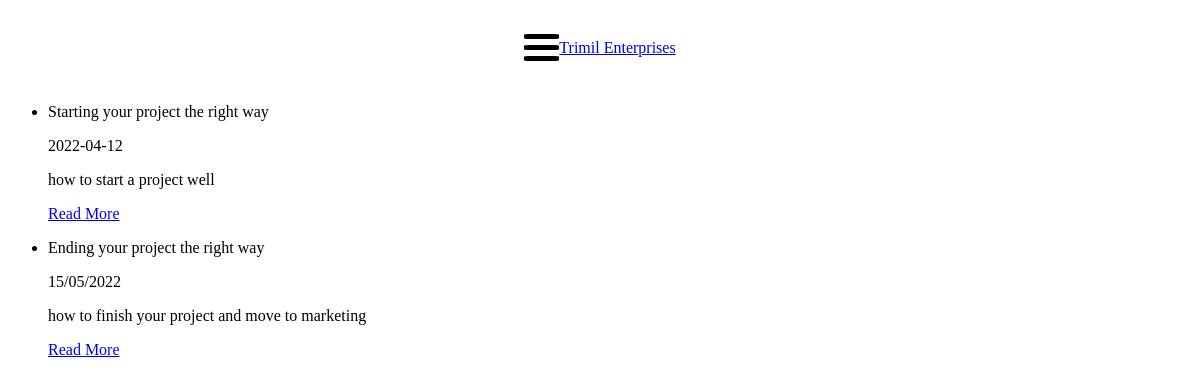
Page /blog on the committed database.
### tables this page shows
CREATE TABLE BlogPosts (ID INTEGER PRIMARY KEY AUTOINCREMENT NOT NULL, Title TEXT, Date DATE, Summary TEXT, Content TEXT);

### app.py (the view)
@app.route("/blog",methods=["GET","POST"])
def blog():
  conn=get_database_connection()
  posts = conn.execute("SELECT * FROM BlogPosts").fetchall()
  conn.close()
  return render_template("blog-home.html", posts = posts )

### app.py (called while the page is built)
def get_database_connection():
  conn = sql.connect('TrimilEnterprises.db')
  conn.row_factory = sql.Row
  return conn

### templates/blog-home.html
{% extends "layout.html"%}
{% block body %}
<ul>
  {% for post in posts %}
  <li class="blog-post">
    <p class="blog-post-title">{{post.title}}</p>
    <p class="blog-post-date">{{post.date}}</p>
    <P class="blog-post-summary">{{post.summary}}</P>
    <a href="/blog/{{post.id}}">Read More</a>
  </li>
  {% endfor %}
</ul>
{% endblock %}

### static/styles/styles.css (style rules this page uses)
:root { --blue: #2E5073; --white: #FFFFFF; --grey: #c5c4c4; }
* { box-sizing:border-box }

### rows in the picture
BlogPosts: title "Starting your project the right way", date "2022-04-12", summary "how to start a project well"
BlogPosts: title "Ending your project the right way", date "15/05/2022", summary "how to finish your project and move to marketing"
